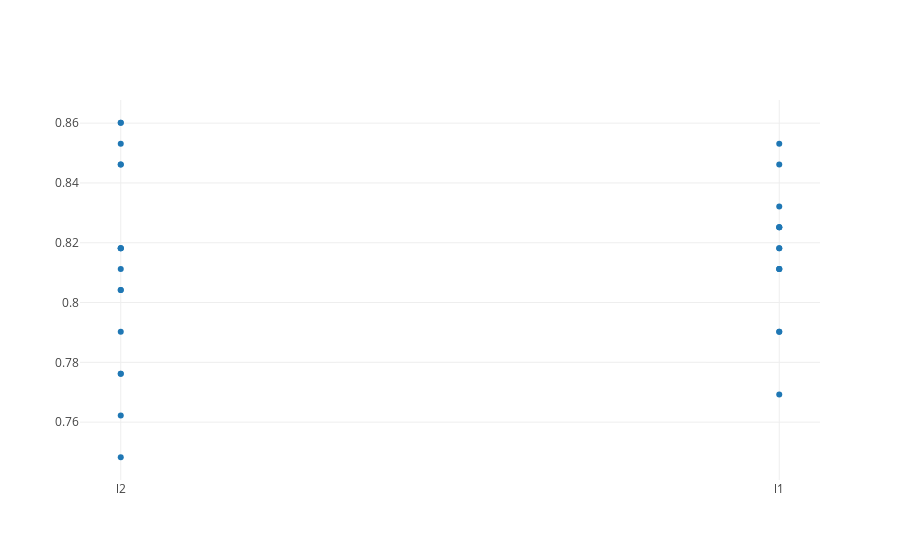
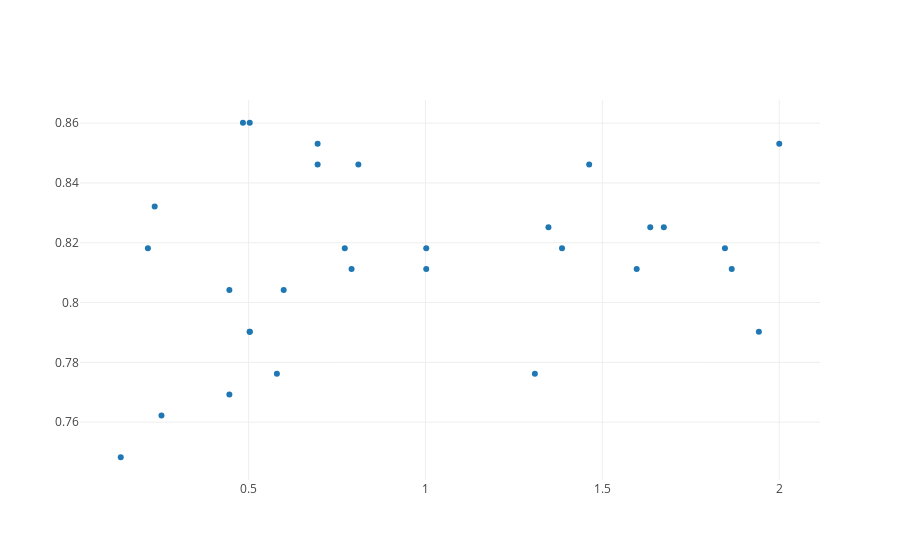

The notebook cell these images were saved under, in order:
### Code cell
import plotly.offline as py
import plotly.graph_objs as go
py.init_notebook_mode(True)

for param in param_list[0].keys():
    
    print(param)
    params = [param_dict[param] for param_dict in param_list]
    acc = [acc for acc in acc_list]
    
    py.iplot([go.Scatter(x=params, y=acc, mode='markers')])

### Figure 1 — Plotly figure (JSON) as saved in the notebook; plotly's stock layout.template omitted (floating-point values rounded to 4 significant figures)
{"data": [{"mode": "markers", "type": "scatter", "uid": "9020442c-a621-11e8-ac77-88e9fe7b2dc1", "x": ["l2", "l2", "l2", "l1", "l1", "l1", "l2", "l2", "l2", "l1", "l1", "l2", "l2", "l2", "l2", "l1", "l2", "l2", "l2", "l2", "l1", "l1", "l2", "l1", "l1", "l2", "l1", "l1", "l1", "l1"], "y": [0.8042, 0.8531, 0.8182, 0.8322, 0.8252, 0.8182, 0.8182, 0.8462, 0.8462, 0.7902, 0.8462, 0.7762, 0.7762, 0.7483, 0.8042, 0.8112, 0.7622, 0.8601, 0.7902, 0.8601, 0.8531, 0.7902, 0.8112, 0.8112, 0.8112, 0.8182, 0.7692, 0.8182, 0.8252, 0.8252]}], "layout": {}}

### Figure 2 — Plotly figure (JSON) as saved in the notebook; plotly's stock layout.template omitted (floating-point values rounded to 4 significant figures)
{"data": [{"mode": "markers", "type": "scatter", "uid": "90282b9c-a621-11e8-ac77-88e9fe7b2dc1", "x": [0.599, 2, 0.7717, 0.2343, 1.674, 1.002, 1.386, 0.8101, 1.463, 0.503, 0.6949, 1.309, 0.5798, 0.1384, 0.4455, 1.002, 0.2535, 0.503, 0.503, 0.4838, 0.6949, 1.942, 1.866, 0.7909, 1.597, 0.2152, 0.4455, 1.846, 1.635, 1.347], "y": [0.8042, 0.8531, 0.8182, 0.8322, 0.8252, 0.8182, 0.8182, 0.8462, 0.8462, 0.7902, 0.8462, 0.7762, 0.7762, 0.7483, 0.8042, 0.8112, 0.7622, 0.8601, 0.7902, 0.8601, 0.8531, 0.7902, 0.8112, 0.8112, 0.8112, 0.8182, 0.7692, 0.8182, 0.8252, 0.8252]}], "layout": {}}
